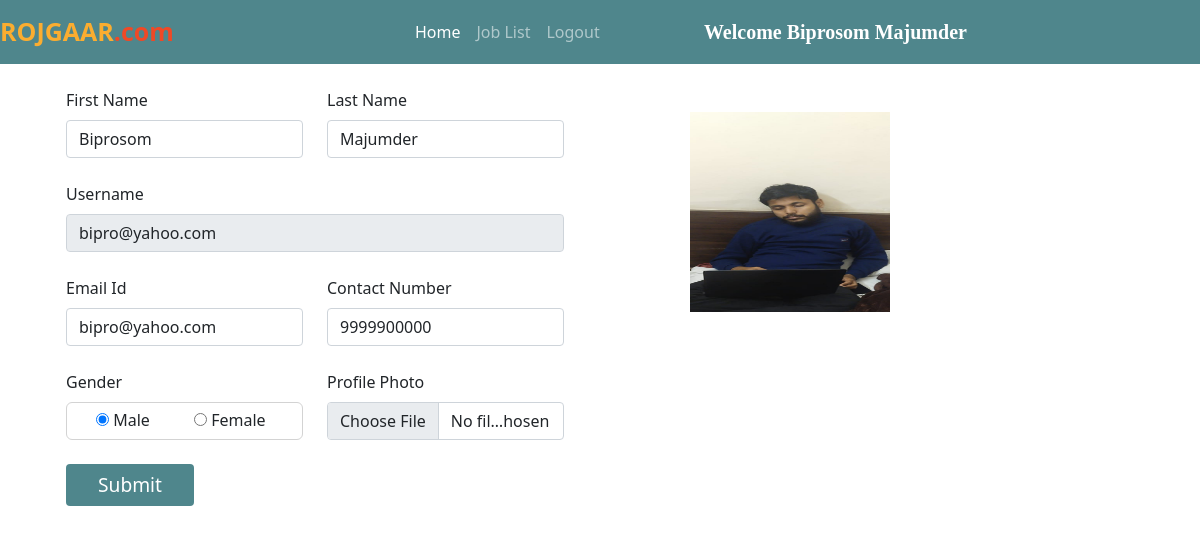
The page /user_homepage/ (signed in) on the database its author committed.
### jobs/models.py (models this page shows, shortened)
class Applicant(models.Model):
    user = models.ForeignKey(User, on_delete=models.CASCADE)
    phone = models.CharField(max_length=10)
    image = models.ImageField(upload_to="")
    gender = models.CharField(max_length=10)
    type = models.CharField(max_length=15)

### jobs/views.py (the view, shortened to what this page needs)
# urls.py: path("user_homepage/", views.user_homepage, name="user_homepage"),
def user_homepage(request):
    if not request.user.is_authenticated:
        return redirect('/user_login/')
    applicant = Applicant.objects.get(user=request.user)
    return render(request, "user_homepage.html", {'applicant':applicant})

### jobs/templates/user_homepage.html (shortened to what this page needs)
{% extends 'user_navbar.html' %}
{% block home %} active {% endblock %}
{% block body %}
<div class="container">
    <div class="row">
        <div class="col-sm-6">
            <form class="container mt-4" method="POST" enctype="multipart/form-data">
                <div class="row">
                    <div class="form-group col-md-6">
                        <label>First Name</label>
                        <input type="text" class="form-control mt-2" name="first_name" id="first_name"
                            value="{{applicant.user.first_name}}" required>
                    </div>
                    <div class="form-group col-md-6">
                        <label>Last Name</label>
                        <input type="text" class="form-control mt-2" name="last_name" id="last_name"
                        value="{{applicant.user.last_name}}" required>
                    </div>
                </div>
                <div class="row mt-4">
                    <div class="form-group col-md-12">
                        <label>Username</label>
                        <input type="text" class="form-control mt-2" name="username" id="username"
                            value="{{applicant.user.username}}" readonly>
                    </div>
                </div>
                <div class="row mt-4">
                    <div class="form-group col-md-6">
                        <label>Email Id</label>
                        <input type="email" class="form-control mt-2" name="email" id="email" value="{{applicant.user.email}}" required>
                    </div>
                    <div class="form-group col-md-6">
                        <label>Contact Number</label>
                        <input type="tel" class="form-control mt-2" name="phone" id="phone" value="{{applicant.phone}}" required>
                    </div>
                </div>
                <div class="row mt-4">
                    <div class="form-group col-md-6">
                        <label>Gender</label>
                        {% if applicant.gender == "Male" %}
                        <div class="mt-2" style="border: 1px solid lightgrey; padding: 5px; border-radius: 6px;">
                            <div class="form-check form-check-inline">
                                <input type="radio" class="custom-control-input" name="gender" value="Male" checked>
                                <label for="male" class="custom-control-label">Male</label>
                            </div>
                            <div class="form-check form-check-inline">
                                <input type="radio" class="custom-control-input" name="gender"
                                    value="Female">
                                <label for="female" class="custom-control-label">Female</label>
                            </div>
                        </div>
                        {% endif %}
                    </div>
                    <div class="form-group col-md-6">
                        <label>Profile Photo</label>
                        <input type="file" class="form-control mt-2" name="image" id="image">
                    </div>
                </div>
                <input type="submit" value="Submit" class="btn mt-4" accept="image/*" style="background-color: #4f868c; color: white; font-size: larger; width: 8rem;">
            </form>
        </div>
        <div class="col-sm-4 mt-5 text-center">
            <img src="{{applicant.image.url}}" alt="" width="200px" height="200px">
        </div>
    </div>
</div>
{% endblock %}

### jobs/templates/user_navbar.html (shortened to what this page needs)
<!doctype html>
<html lang="en">
<head>
  <link href="https://cdn.jsdelivr.net/npm/bootstrap@5.0.2/dist/css/bootstrap.min.css" rel="stylesheet"
>
  <link rel="stylesheet" href="https://cdnjs.cloudflare.com/ajax/libs/font-awesome/5.15.3/css/all.min.css">
</head>
<body>
  <nav class="navbar navbar-expand-lg navbar-dark sticky-top">
      <a class="navbar-brand" href="/"><span class="head1">ROJGAAR</span><span class="head2">.com</span></a>
      <div class="container w-50">
        <div class="collapse navbar-collapse" id="navbarSupportedContent">
          <ul class="navbar-nav me-auto mb-2 mb-lg-0">
            <li class="nav-item">
              <a class="nav-link {% block home %}{% endblock %}" aria-current="page" href="/user_homepage/">Home</a>
            </li>
            <li class="nav-item">
              <a class="nav-link {% block job_list %}{% endblock %}" href="/all_jobs/">Job List</a>
            </li>
            <li class="nav-item">
              <a class="nav-link" href="/logout/">Logout</a>
            </li>
          </ul>
          <a class="navbar-brand" style="font-weight: bold; font-family: 'Times New Roman', Times, serif;"
            href="#">Welcome {{request.user.get_full_name}}</a>
        </div>
      </div>
  </nav>
  {% block body %}
  {% endblock %}
</body>
</html>
</html>

### jobs/templates/user_navbar.html (style rules this page uses)
.navbar { background-color: #4f868c; }
.head1 { color: #FBAD30; font-size: 25px; font-weight: bold; height: 50px; }
.head2 { color: #EF4926; font-size: 25px; font-weight: bold; }

### rows shown on the page
Applicant: first_name "Biprosom", last_name "Majumder", username "bipro@yahoo.com", email "bipro@yahoo.com", phone "9999900000", image (picture)

### other values the page prints
{{ request.user.get_full_name }} "Biprosom Majumder"
